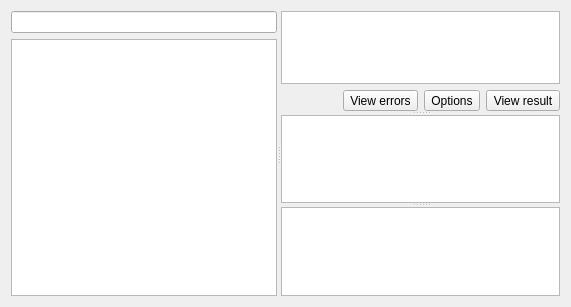
<?xml version="1.0" encoding="UTF-8"?>
<ui version="4.0">
 <class>PadTools::Internal::PadWriter</class>
 <widget class="QWidget" name="PadTools::Internal::PadWriter">
  <property name="geometry">
   <rect>
    <x>0</x>
    <y>0</y>
    <width>571</width>
    <height>307</height>
   </rect>
  </property>
  <property name="windowTitle">
   <string>Form</string>
  </property>
  <layout class="QGridLayout" name="gridLayout_2">
   <item row="0" column="0">
    <widget class="QSplitter" name="splitter_3">
     <property name="orientation">
      <enum>Qt::Horizontal</enum>
     </property>
     <widget class="QWidget" name="layoutWidget">
      <layout class="QVBoxLayout" name="verticalLayout">
       <item>
        <widget class="QLineEdit" name="search"/>
       </item>
       <item>
        <widget class="QTreeView" name="treeView">
         <property name="editTriggers">
          <set>QAbstractItemView::NoEditTriggers</set>
         </property>
         <property name="dragEnabled">
          <bool>true</bool>
         </property>
         <property name="dragDropOverwriteMode">
          <bool>true</bool>
         </property>
         <property name="dragDropMode">
          <enum>QAbstractItemView::DragOnly</enum>
         </property>
         <property name="alternatingRowColors">
          <bool>true</bool>
         </property>
         <property name="uniformRowHeights">
          <bool>true</bool>
         </property>
         <attribute name="headerVisible">
          <bool>false</bool>
         </attribute>
        </widget>
       </item>
      </layout>
     </widget>
     <widget class="QSplitter" name="splitter_2">
      <property name="orientation">
       <enum>Qt::Vertical</enum>
      </property>
      <widget class="QSplitter" name="splitter">
       <property name="orientation">
        <enum>Qt::Vertical</enum>
       </property>
       <widget class="QWidget" name="layoutWidget_2">
        <layout class="QGridLayout" name="gridLayout">
         <item row="1" column="0" colspan="5">
          <widget class="PadTools::DragDropTextEdit" name="rawSource">
           <property name="toolTip">
            <string>Raw source</string>
           </property>
          </widget>
         </item>
         <item row="2" column="2">
          <widget class="QToolButton" name="viewError">
           <property name="text">
            <string>View errors</string>
           </property>
          </widget>
         </item>
         <item row="2" column="1">
          <spacer name="horizontalSpacer">
           <property name="orientation">
            <enum>Qt::Horizontal</enum>
           </property>
           <property name="sizeHint" stdset="0">
            <size>
             <width>40</width>
             <height>20</height>
            </size>
           </property>
          </spacer>
         </item>
         <item row="2" column="4">
          <widget class="QToolButton" name="viewResult">
           <property name="text">
            <string>View result</string>
           </property>
          </widget>
         </item>
         <item row="2" column="3">
          <widget class="QToolButton" name="optionsButton">
           <property name="text">
            <string>Options</string>
           </property>
          </widget>
         </item>
        </layout>
       </widget>
       <widget class="PadTools::TokenOutputDocument" name="wysiwyg">
        <property name="readOnly">
         <bool>true</bool>
        </property>
       </widget>
      </widget>
      <widget class="QListWidget" name="listWidgetErrors">
       <property name="toolTip">
        <string>Errors</string>
       </property>
      </widget>
     </widget>
    </widget>
   </item>
  </layout>
 </widget>
 <customwidgets>
  <customwidget>
   <class>PadTools::DragDropTextEdit</class>
   <extends>QTextEdit</extends>
   <header location="global">padtoolsplugin/dragdroptextedit.h</header>
  </customwidget>
  <customwidget>
   <class>PadTools::TokenOutputDocument</class>
   <extends>QTextEdit</extends>
   <header location="global">padtoolsplugin/tokenoutputdocument.cpp</header>
  </customwidget>
 </customwidgets>
 <resources/>
 <connections/>
</ui>
